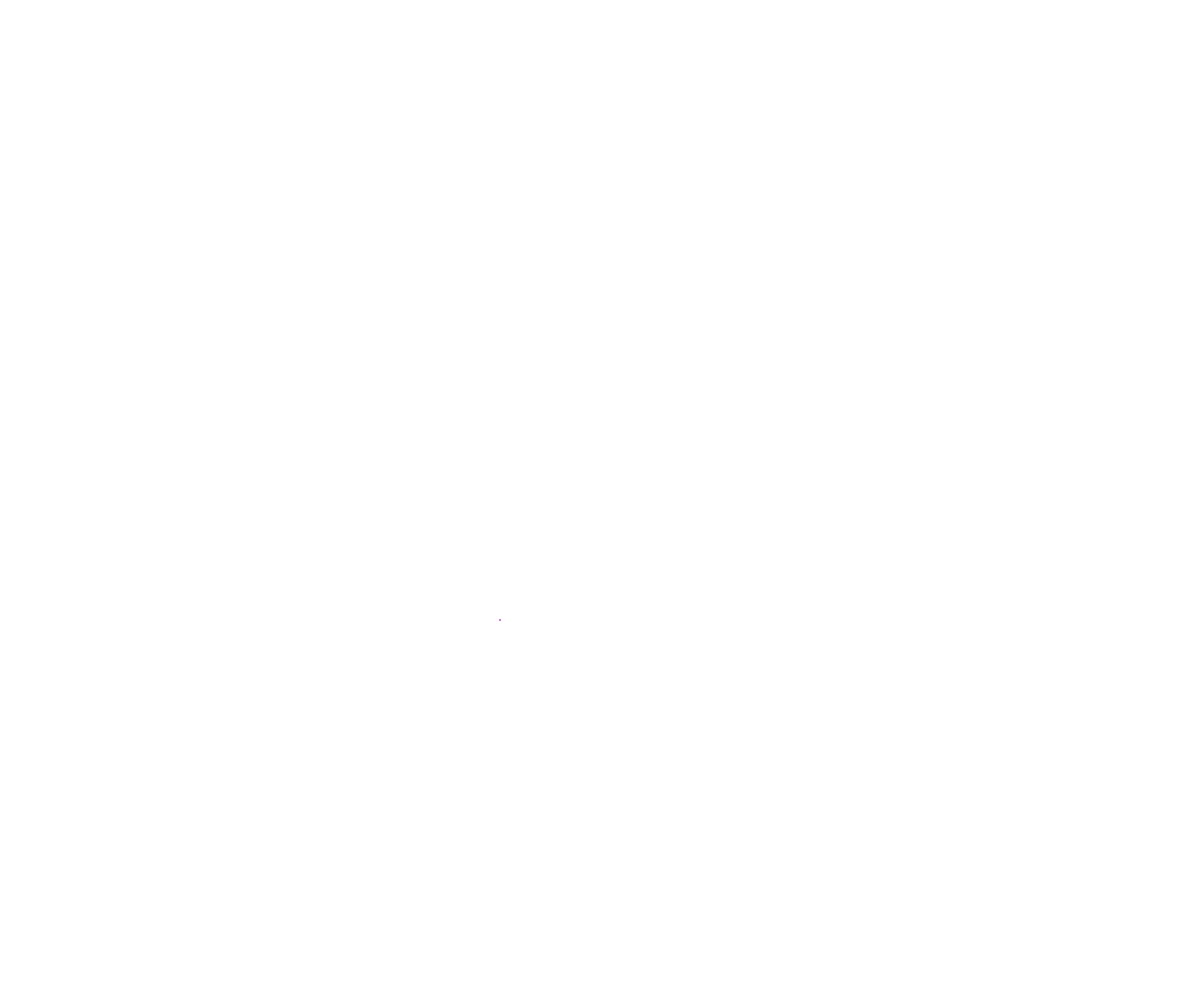
Frame 1 (no input)
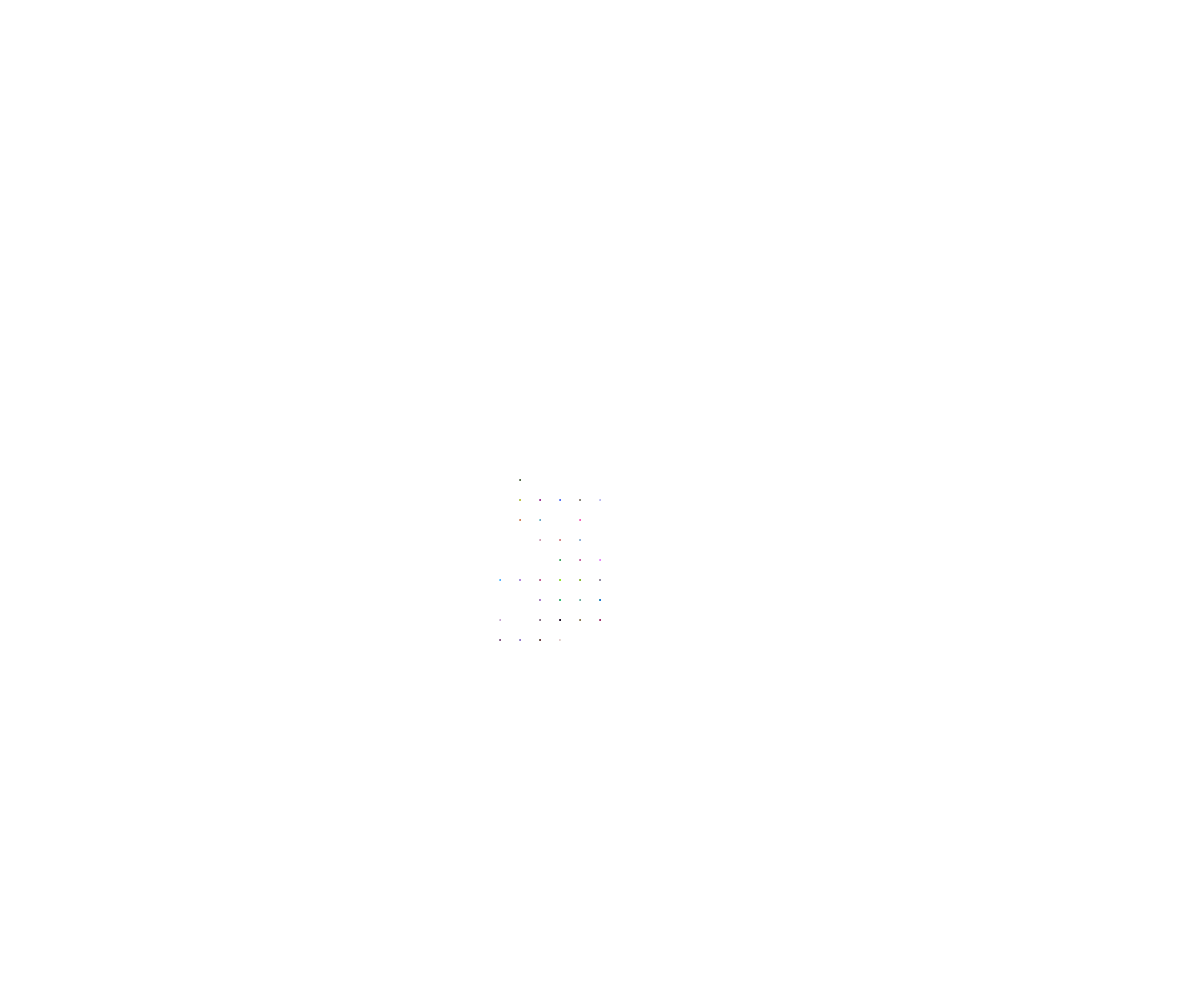
Frame 60 (no input)
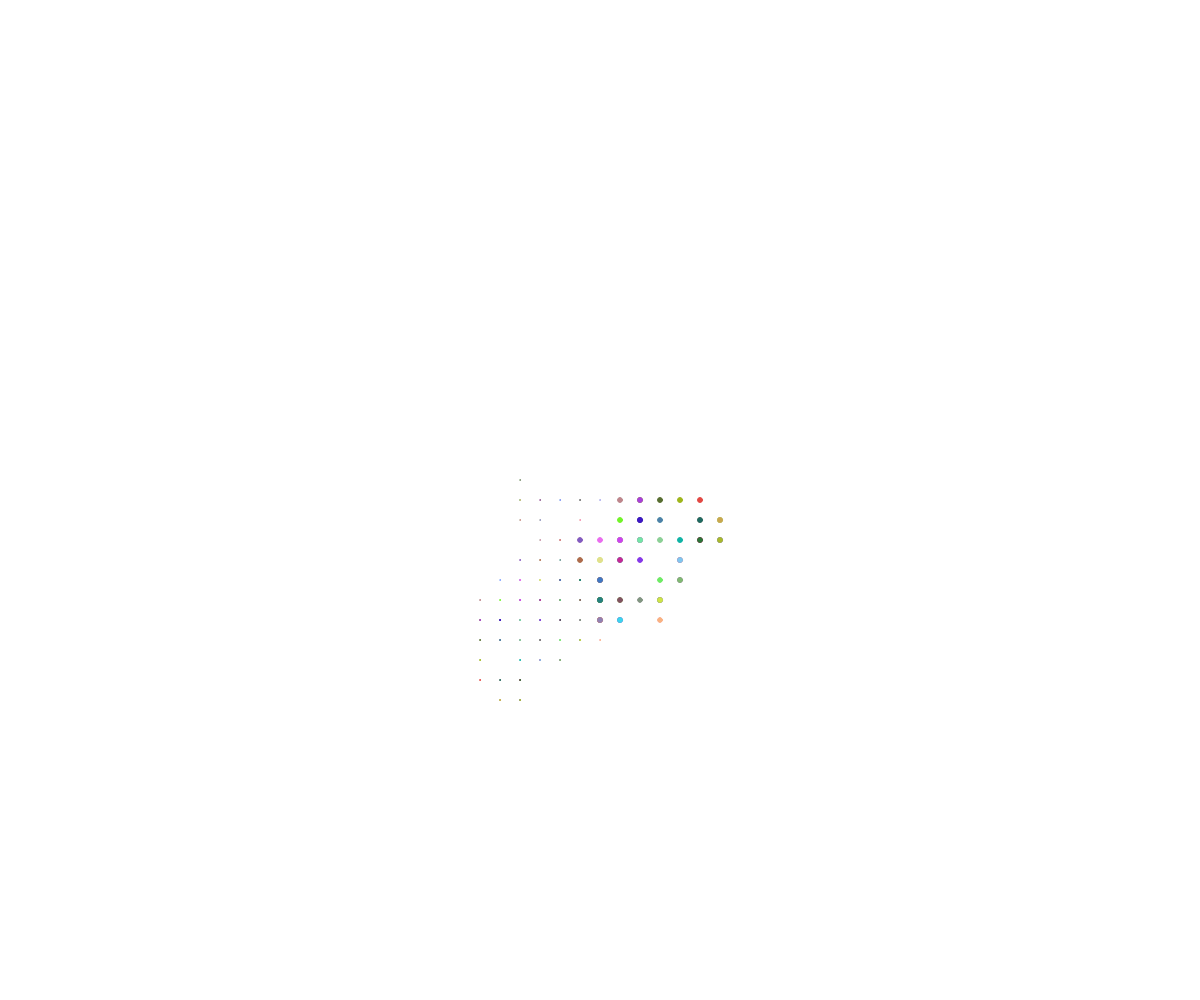
Frame 120 (the mouse pressed at the canvas centre since frame 60)

The p5.js sketch that drew these frames (run headless with seeded random() and noise() and a simulated clock; from frame 60 on, the mouse is pressed at the canvas centre):

// p5.js sketch
// ── sketch.js
let xPos, yPos
let xPrev, yPrev
let numDirections=4
let direction=0
let step=20


function setup() {
  createCanvas(windowWidth, windowHeight);
  xPos = width/2
  yPos = height/2  
  xPrev=xPos
  yPrev=yPos
  //background(0, 0);
  frameRate(90)
}

function draw() {
  background(255, 1);

  let x = random(0, 255)
  let direction
  let newDirection=floor(random(numDirections)) 
  let xStep=cos(newDirection * TWO_PI/numDirections) * step
  let yStep=sin(newDirection * TWO_PI/numDirections) * step
  
  xPrev=xPos
  yPrev=yPos
  xPos+=xStep
  yPos+=yStep
  
  edges()
  
  //line(xPrev,yPrev,xPos,yPos)
  
  let a=random(1,255)
  let b=random(1,255)
  let c=random(1,255)
  stroke(a, b, c)
  fill(a,b,c)
  
  randNum = floor(random(1, 5))
  if (randNum = 1) randNum = -20
  if (randNum = 2) randNum = -10
  if (randNum = 3) randNum = 0
  if (randNum = 4) randNum = 10
  if (randNum = 5) randNum = 20
  
  if (mouseIsPressed) {ellipse(xPos + randNum, yPos + randNum, 5)} 
  ellipse(yPos, xPos, 1)
  //console.log("true")
  
}



function edges(){
//   if (xPos<0) newDirection=1
//   if (xPos>width) newDirection=width-1
  
//   if (yPos<0) newDirection=4
//   if (yPos>height) newDirection
  
  if (xPos<0){
     xPos=width-1
     xPrev=xPos
  }
  
   if (xPos>width){
     xPos=1
     xPrev=xPos
   }
  
     if (yPos<0){
     yPos=height-1
     yPrev=yPos
     }
  
   if (yPos>height){
     yPos=1
     yPrev=yPos
   }
}
